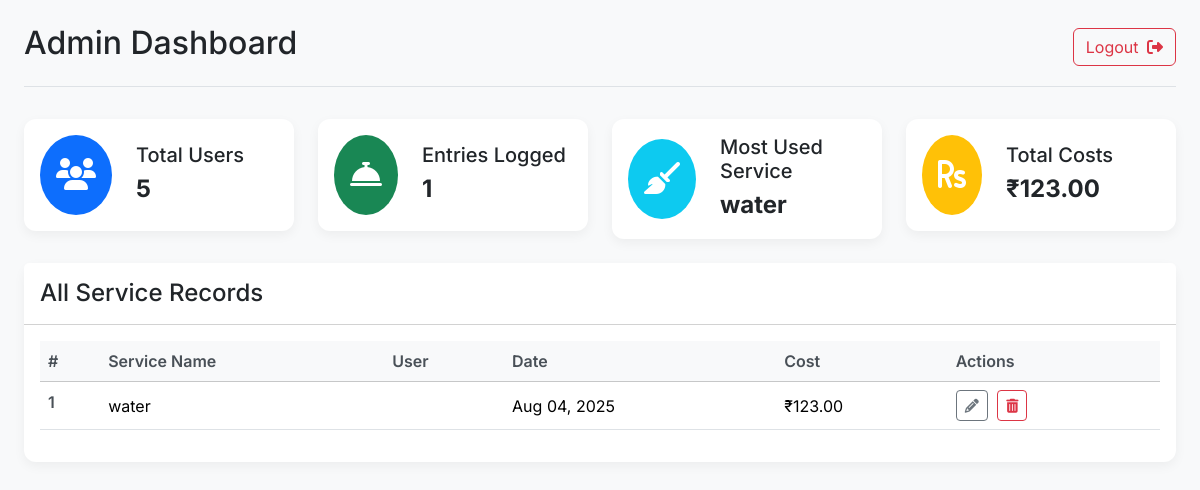
Before: /admindashboard/ (signed in) with the older database file.
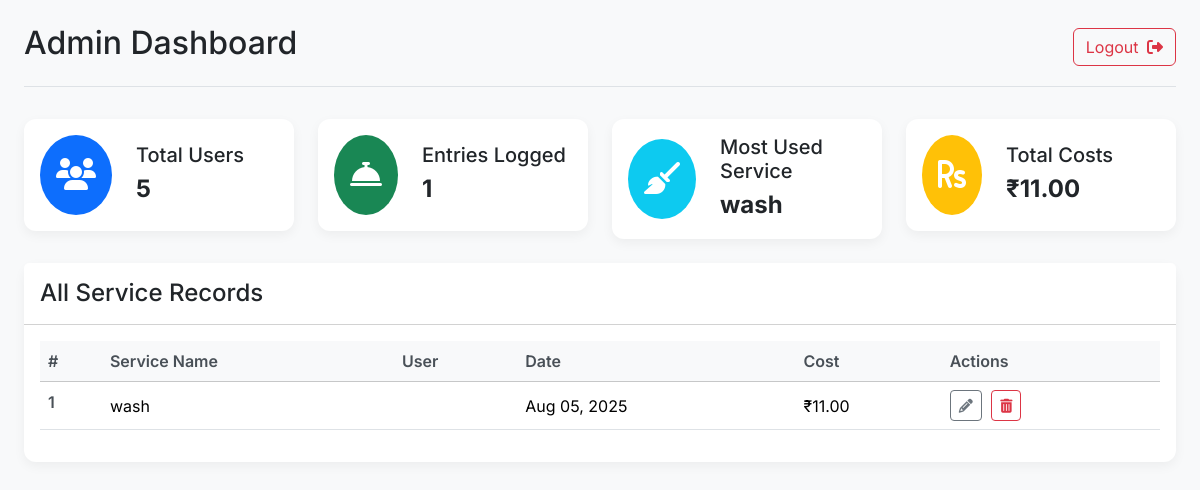
After: the same page with the newer database file.
### Room/models.py (models this page shows, shortened)
class Allservices(models.Model):
    room = models.ForeignKey('Room', on_delete=models.CASCADE, related_name='services')
    created_by = models.ForeignKey(User, on_delete=models.CASCADE)
    service_name = models.CharField(max_length=255)
    description = models.CharField(max_length=255)

class ServiceRecord(models.Model):
    service = models.ForeignKey('Allservices', on_delete=models.CASCADE, related_name='records')
    description = models.TextField()
    cost = models.DecimalField(max_digits=10, decimal_places=2)
    created_by = models.ForeignKey(User, on_delete=models.SET_NULL, null=True, related_name='created_records')
    updated_by = models.ForeignKey(User, on_delete=models.SET_NULL, null=True, blank=True,
                                   related_name='updated_records')
    created_at = models.DateTimeField(auto_now_add=True)
    updated_at = models.DateTimeField(auto_now=True)

### Room/views.py (the view)
# urls.py: path('admindashboard/', views.admin_dashboard_view, name='admin_dashboard'),
@login_required
@user_passes_test(is_staff_member)
def admin_dashboard_view(request):
    all_records = ServiceRecord.objects.select_related('service__room', 'service__created_by').all()
    search_query = request.GET.get('q', '')
    service_filter = request.GET.get('service', '')
    date_filter = request.GET.get('date', '')
    if search_query:
        all_records = all_records.filter(
            Q(service__service_name__icontains=search_query) |
            Q(service__created_by__username__icontains=search_query) |
            Q(description__icontains=search_query)
        )
    if service_filter:
        all_records = all_records.filter(service__service_name=service_filter)
    if date_filter:
        all_records = all_records.filter(created_at__date=date_filter)
    total_users = User.objects.count()
    total_records = all_records.count()
    total_costs = all_records.aggregate(total=Sum('cost'))['total'] or 0
    most_used_service_query = all_records.values('service__service_name').annotate(count=Count('service')).order_by(
        '-count').first()
    most_used_service = most_used_service_query['service__service_name'] if most_used_service_query else "N/A"
    distinct_services = Allservices.objects.values_list('service_name', flat=True).distinct()
    context = {
        'total_users': total_users,
        'total_records': total_records,
        'total_costs': total_costs,
        'most_used_service': most_used_service,
        'all_records': all_records.order_by('-created_at'),
        'distinct_services': distinct_services,
        'current_search': search_query,
        'current_service': service_filter,
        'current_date': date_filter,
    }
    return render(request, 'admin_dashboard.html', context)

### Room/views.py (called while the page is built)
def is_staff_member(user):
    return user.is_staff

### templates/admin_dashboard.html (shortened to what the changed rows need)
<!DOCTYPE html>
<html lang="en">
<head>
    <link href="https://cdn.jsdelivr.net/npm/bootstrap@5.3.3/dist/css/bootstrap.min.css" rel="stylesheet">
    <link rel="stylesheet" href="https://cdnjs.cloudflare.com/ajax/libs/font-awesome/6.5.1/css/all.min.css">
</head>
<body>
    <div class="container-fluid p-4">
        <header class="main-header">
            <h1 class="h2">Admin Dashboard</h1>
        </header>
        <div class="row g-4 mb-4">
            <div class="col-md-6 col-lg-3">
                <div class="card stat-card">
                    <div class="card-body">
                        <div>
                            <h5 class="card-title mb-1">Most Used Service</h5>
                            <p class="card-text fs-4 fw-bold">{{ most_used_service }}</p>
                        </div>
                    </div>
                </div>
            </div>
            <div class="col-md-6 col-lg-3">
                <div class="card stat-card">
                    <div class="card-body">
                        <div>
                            <h5 class="card-title mb-1">Total Costs</h5>
                            <p class="card-text fs-4 fw-bold">₹{{ total_costs|floatformat:2 }}</p>
                        </div>
                    </div>
                </div>
            </div>
        </div>
        <div class="card table-card">
            <div class="card-body">
                <div class="table-responsive">
                    <table class="table table-hover">
                        <thead class="table-light">
                            <tr>
                                <th scope="col">#</th>
                                <th scope="col">Service Name</th>
                                <th scope="col">User</th>
                                <th scope="col">Date</th>
                                <th scope="col">Cost</th>
                                <th scope="col">Actions</th>
                            </tr>
                        </thead>
                        <tbody>
                            {% for record in all_records %}
                            <tr>
                                <th scope="row">{{ forloop.counter }}</th>
                                <td>{{ record.service.service_name }}</td>
                                <td>{{ record.service.user.username }}</td>
                                <td>{{ record.created_at|date:"M d, Y" }}</td>
                                <td>₹{{ record.cost|floatformat:2 }}</td>
                                <td>
                                    <a href="{% url 'edit_service_record' record.id %}" class="btn btn-sm btn-outline-secondary btn-action" title="Edit"><i class="fas fa-pencil-alt"></i></a>
                                    <form method="POST" action="{% url 'delete_service_record' record.id %}" class="d-inline">
                                        <button type="submit" class="btn btn-sm btn-outline-danger btn-action" title="Delete" onclick="return confirm('Are you sure?');"><i class="fas fa-trash-alt"></i></button>
                                    </form>
                                </td>
                            </tr>
                            {% empty %}
                            <tr>
                                <td colspan="6" class="text-center py-5">No service records found.</td>
                            </tr>
                            {% endfor %}
                        </tbody>
                    </table>
                </div>
            </div>
        </div>
    </div>
</body>
</html>

Changed rows visible on the page:
no longer on this page (row unchanged): Allservices: service_name "water"
removed ServiceRecord: service.service_name "water", created_at "Aug 04, 2025", cost "123.00"
now on this page (row unchanged): Allservices: service_name "wash"
added ServiceRecord: service.service_name "wash", created_at "Aug 05, 2025", cost "11.00"
Other visible differences:
{{ total_costs|floatformat:2 }}: "123.00" → "11.00"
